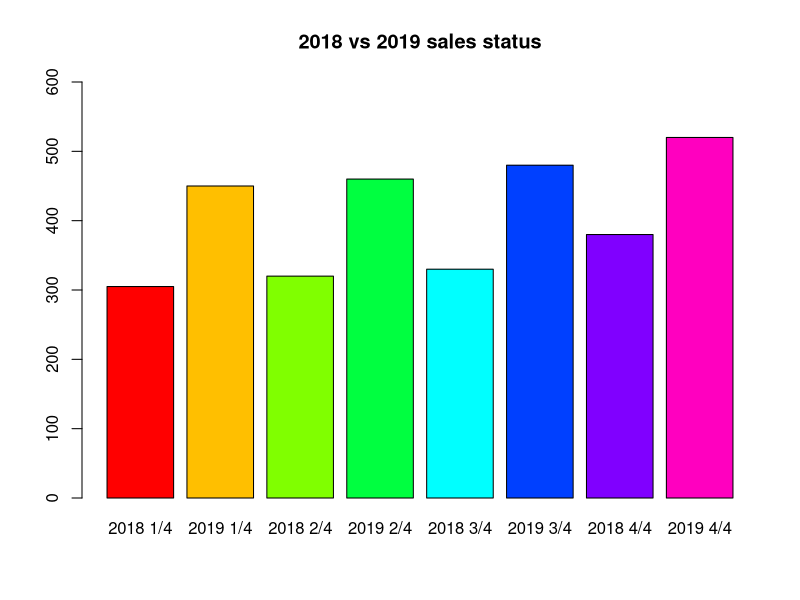
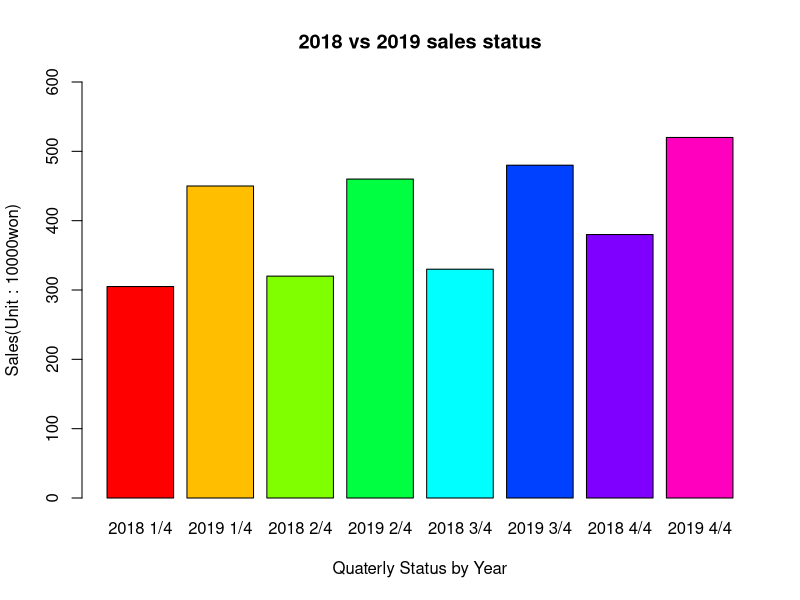
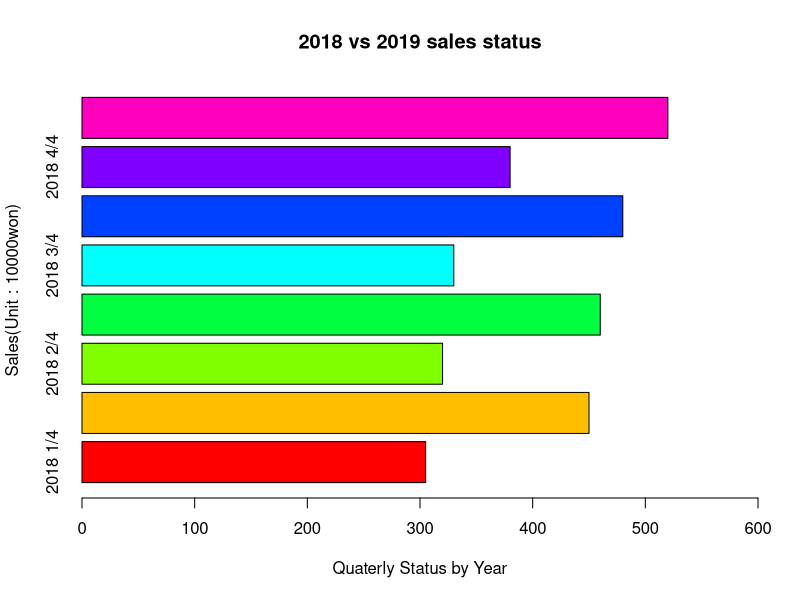
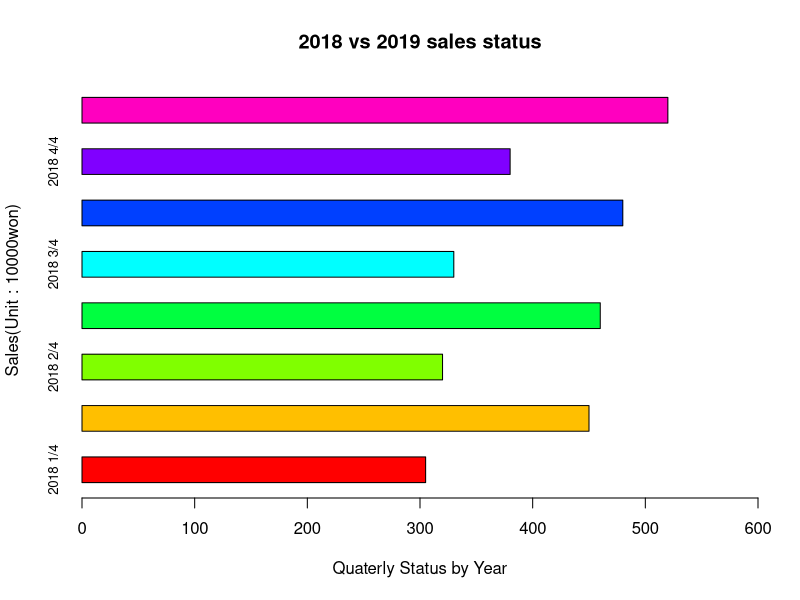
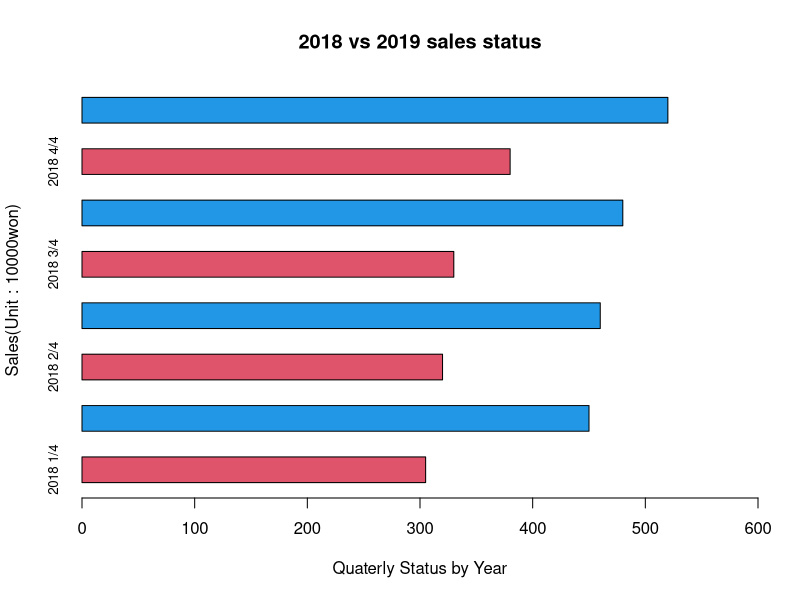
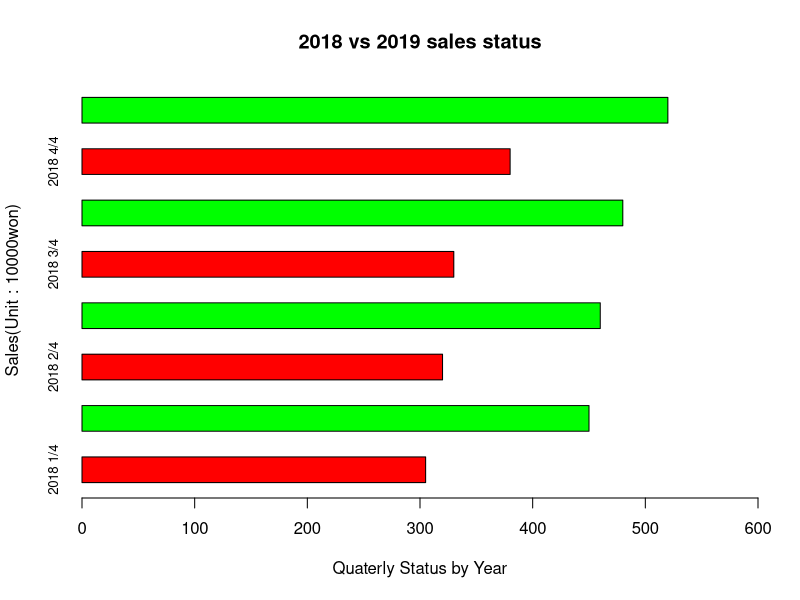
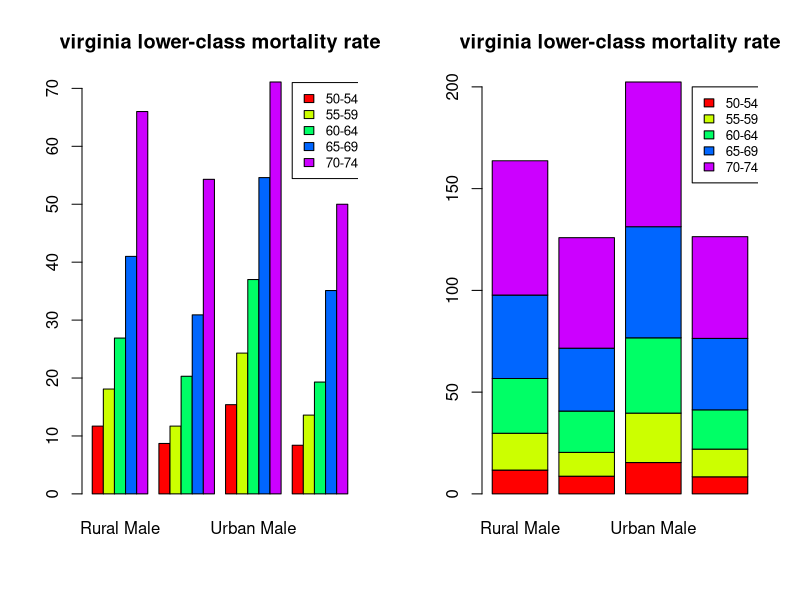

These figures' R source, in order:
chart_data <- c(305, 450, 320, 460, 330, 480, 380, 520)
names(chart_data) <- c('2018 1/4', '2019 1/4',
                       '2018 2/4', '2019 2/4',
                       '2018 3/4', '2019 3/4',
                       '2018 4/4', '2019 4/4')
str(chart_data)
chart_data

#vertical bar chart
barplot(chart_data, ylim = c(0, 600),
        col = rainbow(8),
        main = '2018 vs 2019 sales status')

help('barplot')

barplot(chart_data, ylim = c(0, 600),
        ylab = 'Sales(Unit : 10000won)',
        xlab = 'Quaterly Status by Year',
        col = rainbow(8), main = '2018 vs 2019 sales status')

#horizontal bar chart
barplot(chart_data, xlim = c(0, 600), horiz = T,
        ylab = 'Sales(Unit : 10000won)',
        xlab = 'Quaterly Status by Year',
        col = rainbow(8), main = '2018 vs 2019 sales status')

#Adjust the spacing between bars
barplot(chart_data, xlim = c(0, 600), horiz = T,
        ylab = 'Sales(Unit : 10000won)',
        xlab = 'Quaterly Status by Year',
        col = rainbow(8), space = 1, cex.names = 0.8,
        main = '2018 vs 2019 sales status')

#bar color
barplot(chart_data, xlim = c(0, 600), horiz = T,
        ylab = 'Sales(Unit : 10000won)',
        xlab = 'Quaterly Status by Year',
        space = 1, cex.names = 0.8,
        main = '2018 vs 2019 sales status',
        col = rep(c(2, 4), 4) )

barplot(chart_data, xlim = c(0, 600), horiz = T,
        ylab = 'Sales(Unit : 10000won)',
        xlab = 'Quaterly Status by Year',
        space = 1, cex.names = 0.8,
        main = '2018 vs 2019 sales status',
        col = rep(c('red', 'green'), 4))


#stacked bar chart
data("VADeaths")
VADeaths
str(VADeaths)
class(VADeaths)
mode(VADeaths)

#individual chart and stacked chart
par(mfrow = c(1, 2))
barplot(VADeaths, beside = T, col = rainbow(5),
        main = 'virginia lower-class mortality rate',)
legend(19, 71, c('50-54', '55-59', '60-64', '65-69', '70-74'),
       cex = 0.8, fill = rainbow(5))
barplot(VADeaths, beside = F, col = rainbow(5))
title(main = 'virginia lower-class mortality rate')
legend(3.8, 200, c('50-54', '55-59', '60-64', '65-69', '70-74'),
       cex = 0.8, fill = rainbow(5))
